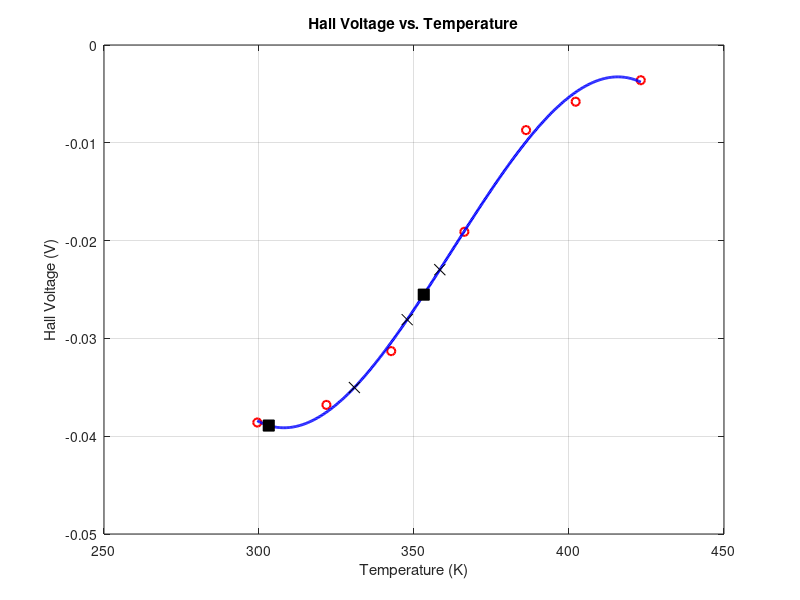

Write the MATLAB code that produced this figure. (Note: this script raises an error after producing the figure.)
% This produces a graph of Hall voltage on Temperature
% Data was experimentally produced with a Germanium sample
% Code also determines the temperature variation allowed to maintain 10%
% accuracy of hall voltage
clc; clear; close all;

% Variables
Temperature = [150, 129, 113, 93.1, 69.5, 48.6, 26.3]; % Celsius
absTemperature = Temperature + 273.15; % Convert to Kelvin
hallVoltage = [-3.6e-3, -5.80E-03, -8.70E-03, -1.91E-02, -3.13E-02, -3.68E-02, -3.86E-02]; % Volts
mobility = [-0.12952, -0.12681, -0.12781, -0.18153, -0.23108, -0.27011, -0.30036]; % cm^2/Vs
carrierConcentration = [-8.85E+21, -5.46E+21, -3.67E+21, -1.68E+21, -1.04E+21, -8.87E+20, -8.48E+20]; % cm^-3

% Assign Variables
T = absTemperature;
Vh = hallVoltage;
u = mobility;
n = carrierConcentration;


% Generate Smooth Fit Range
tRange = linspace(min(T), max(T),500);

% Polynomial Fitting
coeffs = polyfit(T, Vh, 3);
VhFit = polyval(coeffs, tRange);

% Compute the +/- 10% tolerance
tRef = [30, 80] + 273.15;
VhRef = polyval(coeffs, tRef);
VhUpper = 1.1 * VhRef;
VhLower = 0.9 * VhRef;

% Calculate the temperatrue at tolerance
tRange30 = interp1(VhFit, tRange, [VhLower(1), VhUpper(1)], 'linear');
tRange80 = interp1(VhFit, tRange, [VhLower(2), VhUpper(2)], 'linear');

% Plot Hall Voltage vs. Temperature
figure;
plot(T, Vh, 'ro', 'MarkerSize', 6, 'LineWidth', 1.5); hold on;
plot(tRange, polyval(coeffs, tRange), 'b-', 'LineWidth', 2);
xlabel('Temperature (K)');
ylabel('Hall Voltage (V)');
title('Hall Voltage vs. Temperature');
grid on;

% Plot reference Points
plot(tRef, VhRef, 'ks', 'MarkerSize', 8, 'MarkerFaceColor', 'k'); % Reference points
plot(tRange80, [VhLower(2),VhUpper(2)], 'kx', 'MarkerSize',8,'MarkerFaceColor', 'k');
plot(tRange30, [VhLower(1),VhUpper(1)], 'kx', 'MarkerSize',8,'MarkerFaceColor', 'k');
yline(VhUpper(1), '--g', 'LineWidth', 1.5); % ±10% for 30°C
yline(VhLower(1), '--g', 'LineWidth', 1.5);
yline(VhUpper(2), '-.m', 'LineWidth', 1.5); % ±10% for 80°C
yline(VhLower(2), '-.m', 'LineWidth', 1.5);
% Add Text Annotations for ±10% Voltage Limits
text(tRef(1)+110, VhUpper(1) - 0.001, sprintf('\\bf%.4f V', VhUpper(1)), 'Color', 'g', 'FontSize', 7);
text(tRef(1)+110, VhLower(1) - 0.001, sprintf('\\bf%.4f V', VhLower(1)), 'Color', 'g', 'FontSize', 7);
text(tRef(2)+60, VhUpper(2) - 0.001, sprintf('\\bf%.4f V', VhUpper(2)), 'Color', 'm', 'FontSize', 7);
text(tRef(2)+60, VhLower(2) - 0.001, sprintf('\\bf%.4f V', VhLower(2)), 'Color', 'm', 'FontSize', 7);
text(tRef(1) + 55, VhRef(1), sprintf('\\bf30°C: %.4f V', VhRef(1)), 'Color', 'k', 'FontSize', 11, 'FontWeight', 'bold', 'HorizontalAlignment', 'right');
text(tRef(2) + 45, VhRef(2), sprintf('\\bf80°C: %.4f V', VhRef(2)), 'Color', 'k', 'FontSize', 11, 'FontWeight', 'bold', 'HorizontalAlignment', 'right');
text(tRange30(1)-15, VhLower(1) + 0.0015, sprintf('\\bf%.1fK', tRange30(1)), 'Color', 'g', 'FontSize', 10, 'FontWeight', 'bold');
text(tRange30(2), VhUpper(1) + 0.002, sprintf('\\bf%.1fK', tRange30(2)), 'Color', 'g', 'FontSize', 10, 'FontWeight', 'bold');
text(tRange80(1)-15, VhLower(2) + 0.0015, sprintf('\\bf%.1fK', tRange80(1)), 'Color', 'm', 'FontSize', 10, 'FontWeight', 'bold');
text(tRange80(2)-15, VhUpper(2) + 0.0015, sprintf('\\bf%.1fK', tRange80(2)), 'Color', 'm', 'FontSize', 10, 'FontWeight', 'bold');

legend('Data Points', 'Polynomial Fit');
